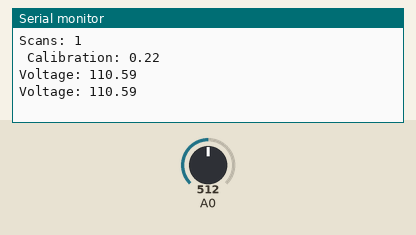
A program run on a simulated Arduino Uno, built with avr-gcc and run on an emulated ATmega328P. Parts: the last lines printed to the serial monitor. Inputs (shaded band) come from the test bench; at power-on: A0 = 512.

Above: at 1.8 s.
1.9 s: A0 set to 716
At 2.8 s:
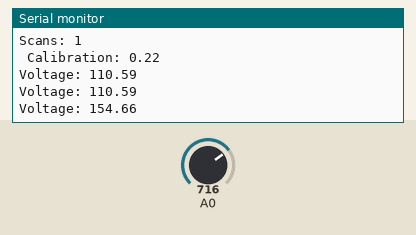
3.4 s: A0 set to 900
At 4.5 s:
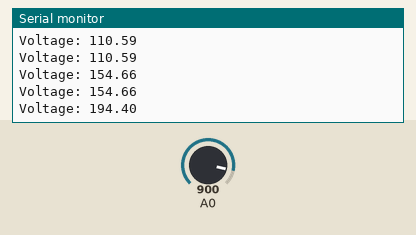
Timing chart, 0 to 6.4 s (numbered marks = the images above; inputs shaded):
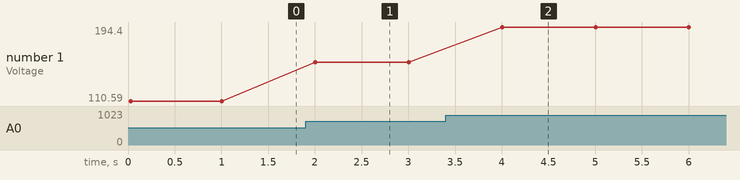

Measured:
- after the input at 1.9 s, the serial monitor: prints a new line after 0.10 s (image 1)
- after the input at 3.4 s, the serial monitor: prints a new line after 0.60 s (image 2)
- plotted number 1: 110.59 → 154.66 after the input at 1.9 s, 154.66 → 194.4 after the input at 3.4 s

The program:

main.cpp
```cpp
#include <Arduino.h>
#include <voltage.h>

voltage v(A0, DC);

void setup() {
  Serial.begin(9600);
  v.setCalibration(0.216); //use some random number 1 > x > 0 for temp Calibration
  //Serial.println("AutoCalibrate:" + (String)v.autoCalibrate(220)); //220 is the real Voltage we just Checked.
  Serial.println("Scans: " + (String)v.getScan() + "\n Calibration: " + (String)v.getCalibration());
}

void loop() {
  Serial.println("Voltage: " + (String)v.getVoltage());
  delay(1000);
}
```

voltage.cpp
```cpp
#include <voltage.h>


void voltage::begin(byte pin){
    pinMode(pin, INPUT);
}

void voltage::begin(byte pin, byte pin2) {
    pinMode(pin, INPUT);
    pinMode(pin2, INPUT);
}

voltage::voltage(byte pin, voltagetype voltagetype){
    _pin = pin;
    _voltagetype = voltagetype;
    if(_voltagetype == DC){
        _scannum = 1;
    } else {
        _scannum = 10;
    }
    begin(_pin);
}
voltage::voltage(byte pin, byte pin2, voltagetype voltagetype, phase phase){
    _pin = pin;
    _pin2 = pin2;
    _voltagetype = voltagetype;
    _phase = phase;
    if(_voltagetype == DC){
        _scannum = 1;
    } else {
        _scannum = 10;
    }
    begin(_pin, _pin2);
}
void voltage::setScan(int scannum){
    _scannum = scannum;
}
int voltage::getScan(){
    return _scannum;
}
void voltage::setCalibration(float calib, bool pinNum){
    if(pinNum){
        _calib1 = calib;
    } else {
        _calib = calib;
    }
}

float voltage::getCalibration(bool pinNum){
    if(pinNum){
        return _calib1;
    } else {
        return _calib;
    }
}
float voltage::getV(byte pin, bool pinNum){
    float tempv, v;
    v = 0;
    for(int i = 0; i < _scannum; i++){
        tempv = pinNum ? analogRead(pin) * _calib1 : analogRead(pin) * _calib;
        if(tempv > v){
            v = tempv;
        }
    }
    return v;
}


float voltage::getVoltage() {
    if(_phase == SINGLE){
        return getV(_pin);
    }
    else {
        return (getV(_pin) + getV(_pin2, true)) * 0.863; //0.863 is the constant to calculate double phase voltage
    }
}

float voltage::autoCalibrate(float voltage, bool pinNum){
    if(pinNum){
        _calib1 = (voltage / getV(_pin, pinNum)) * _calib1;
        return _calib1;
    } else {
        _calib = (voltage / getV(_pin, pinNum)) * _calib;
        return _calib;
    }
}
//fun :)
```

voltage.h
```cpp
#ifndef voltage_h
#define voltage_h
#include <Arduino.h>

//Create Variables for Current type and phase type

enum voltagetype{
    DC, AC
};

enum phase{
    SINGLE, DOUBLE
};

class voltage {
    private:
        //Private Varibales
        byte _pin, _pin2;
        voltagetype _voltagetype;
        phase _phase;
        int _scannum;
        float _calib, _calib1;
        //Function to setup pins as input
        void begin(byte pin);
        void begin(byte pin, byte pin2);
        float getV(byte pin, bool pinNum = false);
    public:
        voltage(byte pin, voltagetype voltagetype = DC); // Initialize DC or AC Single Phase Voltage reading
        voltage(byte pin, byte pin2, voltagetype voltagetype = AC, phase phase = DOUBLE); //Initialize AC Double Phase Voltage Reading
        void setScan(int scannum); //Set Scan numbers to scan voltage multiple times before getting result, helps with keeping AC voltage Reading Stable
        int getScan(); //get the scan number
        void setCalibration(float calib, bool pinNum = false); //set Calibration Value
        float getCalibration(bool pinNum = false); // get Calibration Value
        float getVoltage(); //Read the Voltage
        float autoCalibrate(float voltage, bool pinNum = false); //to be called once to get the calibration Value
};

#endif
// fun :)
```
